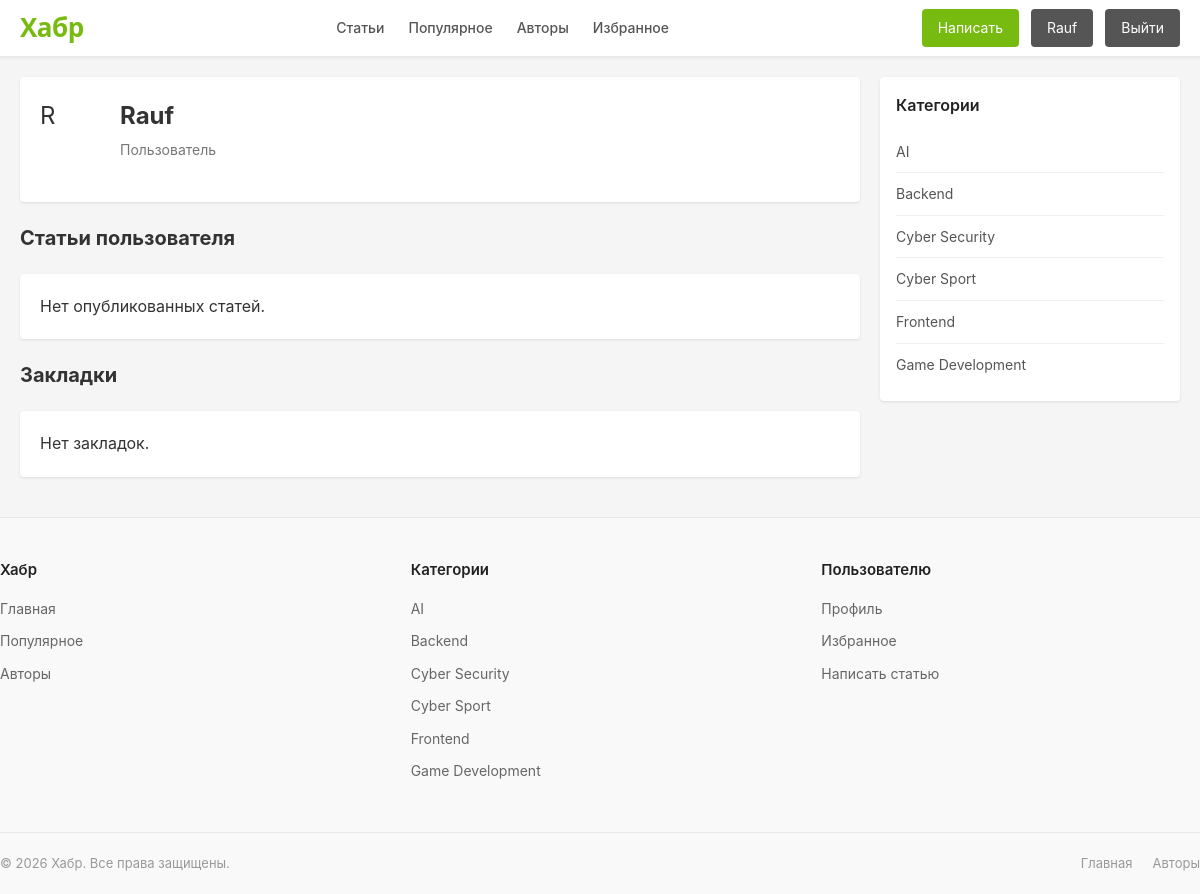
Page /users/profile/ (signed in) on the committed database.
### users/models.py (models this page shows, shortened)
class User(AbstractUser):
    ROLE_CHOICES = [
        ('superadmin', 'Супер Админ'),
        ('admin', 'Админ'),
        ('user', 'Пользователь'),
    ]
    role = models.CharField(max_length=20, choices=ROLE_CHOICES, default='user')
    is_banned = models.BooleanField(default=False)
    avatar = models.ImageField(upload_to='avatars/', blank=True, null=True)
    bio = models.TextField(blank=True, null=True)
    def can_moderate_articles(self):
        return self.role in ('superadmin', 'admin')
    def can_ban_users(self):
        return self.role in ('superadmin', 'admin')

### articles/models.py (models this page shows, shortened)
class Category(models.Model):
    name = models.CharField(max_length=100, unique=True)
    slug = models.SlugField(unique=True)
    class Meta:
        verbose_name = 'Категория'
        verbose_name_plural = 'Категории'
        ordering = ['name']

### users/views.py (the view)
# urls.py: path('profile/', views.profile, name='profile'),
@login_required
def profile(request, pk=None):
    if pk:
        user = get_object_or_404(User, pk=pk)
    else:
        user = request.user
    articles = Article.objects.filter(author=user, status='published')
    bookmarks = Bookmark.objects.filter(user=user).select_related('article')
    context = {
        'profile_user': user,
        'articles': articles,
        'bookmarks': bookmarks,
    }
    return render(request, 'users/profile.html', context)

### articles/context_processors.py (called while the page is built)
def categories(request):
    return {
        'categories': Category.objects.all(),
    }

### templates/users/profile.html (shortened to what this page needs)
{% extends 'base.html' %}
{% block content %}
    <div class="card">
        <div class="card-body">
            <div style="display: flex; align-items: center; gap: 16px; margin-bottom: 20px;">
                <div class="author-avatar" style="width: 64px; height: 64px; font-size: 24px;">{{ profile_user.username|first|upper }}</div>
                <div>
                    <h1 style="font-size: 24px; margin-bottom: 4px;">{{ profile_user.username }}</h1>
                    <p style="color: #777; font-size: 14px;">
                        {% if profile_user.role == 'superadmin' %}Супер Админ{% elif profile_user.role == 'admin' %}Админ{% else %}Пользователь{% endif %}
                    </p>
                </div>
            </div>
        </div>
    </div>
    <h2 style="margin: 20px 0; font-size: 20px;">Статьи пользователя</h2>
    {% for article in articles %}
        <article class="card">
            <div class="card-body">
                <h3 class="card-title"><a href="{% url 'article_detail' article.pk %}">{{ article.title }}</a></h3>
                <div class="card-meta">
                    <span>{{ article.created_at|date:"d.m.Y H:i" }}</span>
                    <span class="badge badge-success">{{ article.category.name }}</span>
                    <span>Рейтинг: {{ article.rating_avg|default:"—" }}</span>
                </div>
                <p class="card-text">{{ article.content|truncatewords:30 }}</p>
            </div>
        </article>
    {% empty %}
        <div class="card">
            <div class="card-body">
                <p>Нет опубликованных статей.</p>
            </div>
        </div>
    {% endfor %}
    {% if user == profile_user %}
        <h2 style="margin: 20px 0; font-size: 20px;">Закладки</h2>
        {% for bm in bookmarks %}
            <article class="card">
                <div class="card-body">
                    <h3 class="card-title"><a href="{% url 'article_detail' bm.article.pk %}">{{ bm.article.title }}</a></h3>
                    <div class="card-meta">
                        <span>{{ bm.article.created_at|date:"d.m.Y H:i" }}</span>
                        <span class="badge badge-success">{{ bm.article.category.name }}</span>
                    </div>
                </div>
            </article>
        {% empty %}
            <div class="card">
                <div class="card-body">
                    <p>Нет закладок.</p>
                </div>
            </div>
        {% endfor %}
    {% endif %}
{% endblock %}

### templates/base.html (shortened to what this page needs)
<!DOCTYPE html>
<html lang="ru">
<head>
</head>
<body>
    <header class="header">
        <div class="container header-inner">
            <a href="{% url 'home' %}" class="logo">Хабр</a>
            <nav class="nav">
                <a href="{% url 'home' %}" class="{% if request.resolver_match.url_name == 'home' %}active{% endif %}">Статьи</a>
                <a href="{% url 'popular' %}" class="{% if request.resolver_match.url_name == 'popular' %}active{% endif %}">Популярное</a>
                <a href="{% url 'authors' %}" class="{% if request.resolver_match.url_name == 'authors' %}active{% endif %}">Авторы</a>
                {% if user.is_authenticated %}
                    <a href="{% url 'bookmarks' %}" class="{% if request.resolver_match.url_name == 'bookmarks' %}active{% endif %}">Избранное</a>
                {% endif %}
            </nav>
            <div class="user-menu">
                {% if user.is_authenticated %}
                    <a href="{% url 'article_create' %}" class="btn btn-primary">Написать</a>
                    <a href="{% url 'profile' %}" class="btn btn-secondary">{{ user.username }}</a>
                    <a href="{% url 'logout' %}" class="btn btn-secondary">Выйти</a>
                {% else %}
                    <a href="{% url 'login' %}" class="btn btn-secondary">Войти</a>
                    <a href="{% url 'register' %}" class="btn btn-primary">Регистрация</a>
                {% endif %}
            </div>
        </div>
    </header>
    <main class="main">
        <div class="content">
            {% block content %}{% endblock %}
        </div>
        <aside class="sidebar">
            {% block sidebar %}
                <div class="sidebar-block">
                    <div class="sidebar-title">Категории</div>
                    <ul class="sidebar-list">
                        {% for cat in categories %}
                            <li><a href="{% url 'category_articles' cat.slug %}">{{ cat.name }}</a></li>
                        {% empty %}
                            <li>Категории не найдены</li>
                        {% endfor %}
                    </ul>
                </div>
            {% endblock %}
        </aside>
    </main>
    <footer class="footer">
        <div class="container footer-inner">
            <div class="footer-column">
                <h3>Хабр</h3>
                <ul>
                    <li><a href="{% url 'home' %}">Главная</a></li>
                    <li><a href="{% url 'popular' %}">Популярное</a></li>
                    <li><a href="{% url 'authors' %}">Авторы</a></li>
                </ul>
            </div>
            <div class="footer-column">
                <h3>Категории</h3>
                <ul>
                    {% for cat in categories %}
                        <li><a href="{% url 'category_articles' cat.slug %}">{{ cat.name }}</a></li>
                    {% empty %}
                        <li>Категории не найдены</li>
                    {% endfor %}
                </ul>
            </div>
            <div class="footer-column">
                <h3>Пользователю</h3>
                <ul>
                    {% if user.is_authenticated %}
                        <li><a href="{% url 'profile' %}">Профиль</a></li>
                        <li><a href="{% url 'bookmarks' %}">Избранное</a></li>
                        <li><a href="{% url 'article_create' %}">Написать статью</a></li>
                    {% else %}
                        <li><a href="{% url 'login' %}">Вход</a></li>
                        <li><a href="{% url 'register' %}">Регистрация</a></li>
                    {% endif %}
                </ul>
            </div>
        </div>
        <div class="container footer-bottom">
            <div class="copy">&copy; 2026 Хабр. Все права защищены.</div>
            <div class="footer-links">
                <a href="{% url 'home' %}">Главная</a>
                <a href="{% url 'authors' %}">Авторы</a>
            </div>
        </div>
    </footer>
</body>
</html>

### templates/base.html (style rules this page uses)
* { margin: 0; padding: 0; box-sizing: border-box; }
html, body { height: 100%; }
body { font-family: -apple-system, BlinkMacSystemFont, 'Segoe UI', Roboto, 'Helvetica Neue', Arial, sans-serif; background-color: #f5f5f5; color: #333; line-height: 1.6; display: flex; flex-direction: column; min-height: 100vh; }
a { text-decoration: none; color: inherit; }
.container { max-width: 1200px; margin: 0 auto; padding: 0 20px; }
.header { background-color: #fff; color: #333; position: sticky; top: 0; z-index: 1000; box-shadow: 0 1px 3px rgba(0,0,0,0.08); border-bottom: 1px solid #e8e8e8; }
.header-inner { display: flex; align-items: center; justify-content: space-between; height: 56px; }
.logo { font-size: 26px; font-weight: 900; color: #77bb11; letter-spacing: -0.5px; font-family: 'Segoe UI', Arial, sans-serif; }
.nav { display: flex; gap: 24px; align-items: center; }
.nav a { color: #555; font-size: 14px; transition: color 0.2s; font-weight: 500; }
.user-menu { display: flex; gap: 12px; align-items: center; }
.btn { display: inline-block; padding: 8px 16px; border-radius: 4px; font-size: 14px; cursor: pointer; border: none; transition: background-color 0.2s; }
.btn-primary { background-color: #77bb11; color: #fff; }
.btn-secondary { background-color: #555; color: #fff; }
.main { max-width: 1200px; margin: 20px auto; padding: 0 20px; display: flex; gap: 20px; flex: 1; width: 100%; }
.content { flex: 1; }
.sidebar { width: 300px; }
.card { background-color: #fff; border-radius: 4px; box-shadow: 0 1px 3px rgba(0,0,0,0.1); margin-bottom: 20px; overflow: hidden; }
.card-body { padding: 20px; }
.sidebar-block { background-color: #fff; border-radius: 4px; box-shadow: 0 1px 3px rgba(0,0,0,0.1); padding: 16px; margin-bottom: 20px; }
.sidebar-title { font-size: 16px; font-weight: 600; margin-bottom: 12px; color: #222; }
.sidebar-list { list-style: none; }
.sidebar-list li { padding: 8px 0; border-bottom: 1px solid #f0f0f0; }
.sidebar-list li:last-child { border-bottom: none; }
.sidebar-list a { color: #555; font-size: 14px; }
.footer { background-color: #f9f9f9; color: #666; font-size: 14px; border-top: 1px solid #e8e8e8; }
.footer-inner { display: grid; grid-template-columns: repeat(auto-fit, minmax(200px, 1fr)); gap: 32px; padding: 40px 0; }
.footer-column h3 { color: #222; font-size: 15px; font-weight: 600; margin-bottom: 16px; }
.footer-column ul { list-style: none; }
.footer-column li { margin-bottom: 10px; }
.footer-column a { color: #666; font-size: 14px; transition: color 0.2s; }
.footer-bottom { border-top: 1px solid #e8e8e8; padding: 20px 0; display: flex; justify-content: space-between; align-items: center; flex-wrap: wrap; gap: 12px; }
.footer-bottom .copy { color: #999; font-size: 13px; }
.footer-bottom .footer-links { display: flex; gap: 20px; }
.footer-bottom .footer-links a { color: #999; font-size: 13px; }

### rows in the picture
User: username "Rauf", username|first "R"
Category: name "AI"
Category: name "Backend"
Category: name "Cyber Security"
Category: name "Cyber Sport"
Category: name "Frontend"
Category: name "Game Development"
